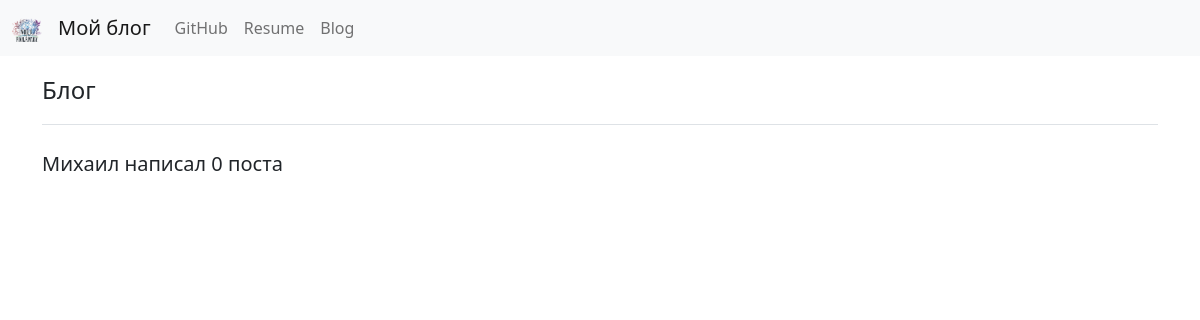
The page /blog/ on the database as committed earlier.
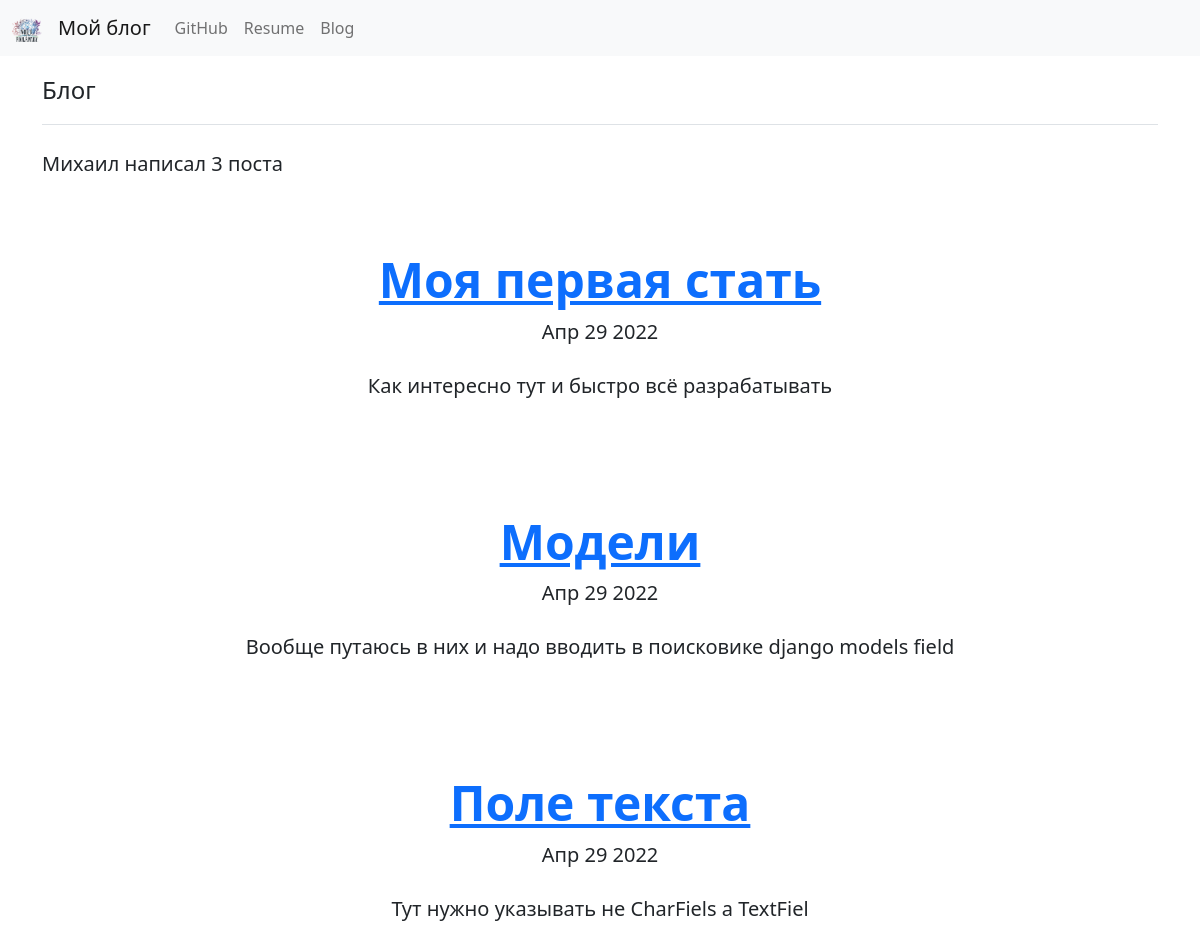
The same page on the database as committed later.
### miniBlog/models.py (models this page shows, shortened)
class MiniBlog(models.Model):
    postName = models.CharField(max_length=100)
    publisTime = models.DateField(auto_now=True)
    description = models.TextField()

### miniBlog/views.py (the view)
# urls.py: path('', views.Blog, name='Blog'),
def Blog(request):
    blog = MiniBlog.objects.order_by('-publisTime')[:5]
    return render(request, 'miniBlog/blog.html', {'blog': blog})

### miniBlog/templates/miniBlog/blog.html
{% extends 'portfolio/base.html' %}
{% block content %}
<div class="container py-3">
<div class="d-flex flex-column flex-md-row align-items-center pb-3 mb-4 border-bottom">
<a href="/" class="d-flex align-items-center text-dark text-decoration-none"><span class="fs-4">Блог</span></a>
</div>
<p class="lead mb-4">Михаил написал {{ blog.count }} пост{{ blog.count|pluralize:",а" }}</p>
{% for item in blog %}
<div class="px-4 py-5 text-center">
<a href={% url 'miniBlog:detail' item.id %}><h3 class="display-5 fw-bold">{{ item.postName }}</h3></a>
<p class="lead mb-4">{{ item.publisTime|date:'M d Y' }}</p>
<p class="lead fw-normal">{{ item.description|safe|truncatechars:100 }}</p>
</div>
{% endfor %}
</div>
{% endblock %}

### portfolio/templates/portfolio/base.html (shortened to what this page needs)
<!doctype html>
<html lang="en">
  <head>
    <link href="https://cdn.jsdelivr.net/npm/bootstrap@5.1.3/dist/css/bootstrap.min.css" rel="stylesheet">
  </head>
  <body>
    <nav class="navbar navbar-expand-lg navbar-light bg-light">
        <div class="container-fluid">
          <a class="navbar-brand" href="{% url 'home' %}">
            {% load static %}
            <img src="{% static "portfolio\logo.png" %}" alt="" width="30" height="24">
          </a>
          <a class="navbar-brand" href="#">Мой блог</a>
          <div class="collapse navbar-collapse d-flex" id="navbarSupportedContent">
            <ul class="navbar-nav me-auto mb-2 mb-lg-0">
              <li class="nav-item">
                <a class="nav-link" href="https://github.com/vicoro-ru">GitHub</a>
              </li>
              <li class="nav-item">
                <a class="nav-link" href="">Resume</a>
              </li>
              <li class="nav-item">
                <a class="nav-link" href="{% url 'miniBlog:Blog' %}">Blog</a>
              </li>
            </ul>
          </div>
        </div>
      </nav>
    {% block content%}{% endblock %}
  </body>
</html>

Rows that differ between the two databases and show on the page:
added MiniBlog: postName "Моя первая стать", publisTime "Апр 29 2022", description "Как интересно тут и быстро всё разрабатывать"
added MiniBlog: postName "Модели", publisTime "Апр 29 2022", description "Вообще путаюсь в них и надо вводить в поисковике django models field"
added MiniBlog: postName "Поле текста", publisTime "Апр 29 2022", description "Тут нужно указывать не CharFiels а TextFiel"
Other text that changed with them:
{{ blog.count }}: "0" → "3"
